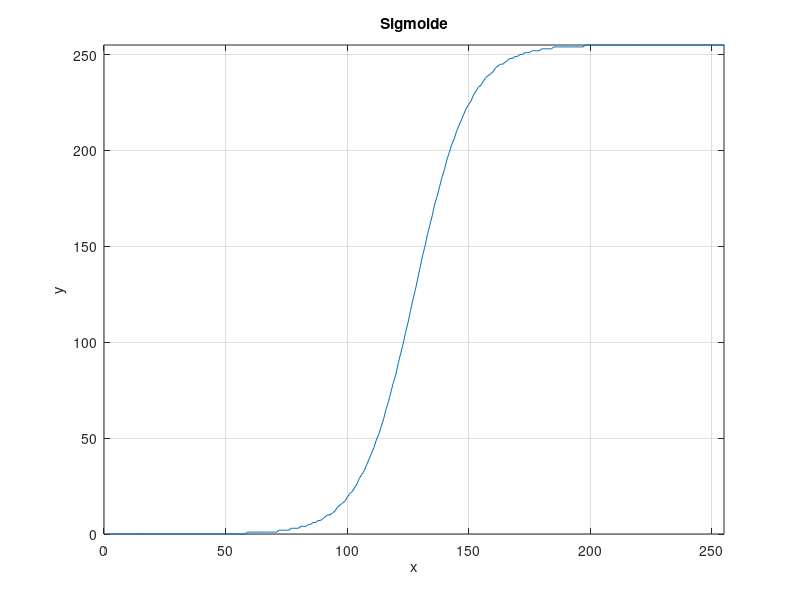

This figure's MATLAB source: (Note: this script raises an error after producing the figure.)
%Sigmoid
%Aloca uint8
%para depois usar funcao intlut (y1 é a LUT)
%Equação da sigmoide
slope = 0.09;
inflec = 127;
x = 0:1:255;
y1 = 1./(1 + exp(-slope*(x - inflec)));
y1n = mat2gray(y1);
y1n = uint8(y1n.*255);
%Display
figure, plot(y1n)
xlim([0 255]), ylim([0 255])
grid on
title('Sigmoide')
xlabel('x'), ylabel('y')
saveas(gcf, 'sigmoide_009.png')
img = imread('vpfig.png');
res = intlut(img, y1n);
imshow(img)
imshow(res)
imwrite(res, 'vpfig009.png');
%e possivel observar que um slope maior 
%resulta em um contraste maior e, nesse
%caso, uma melhor visualizacao da figura
%resultados na pasta do projeto para slopes
%0.01, 0.05 e 0.09